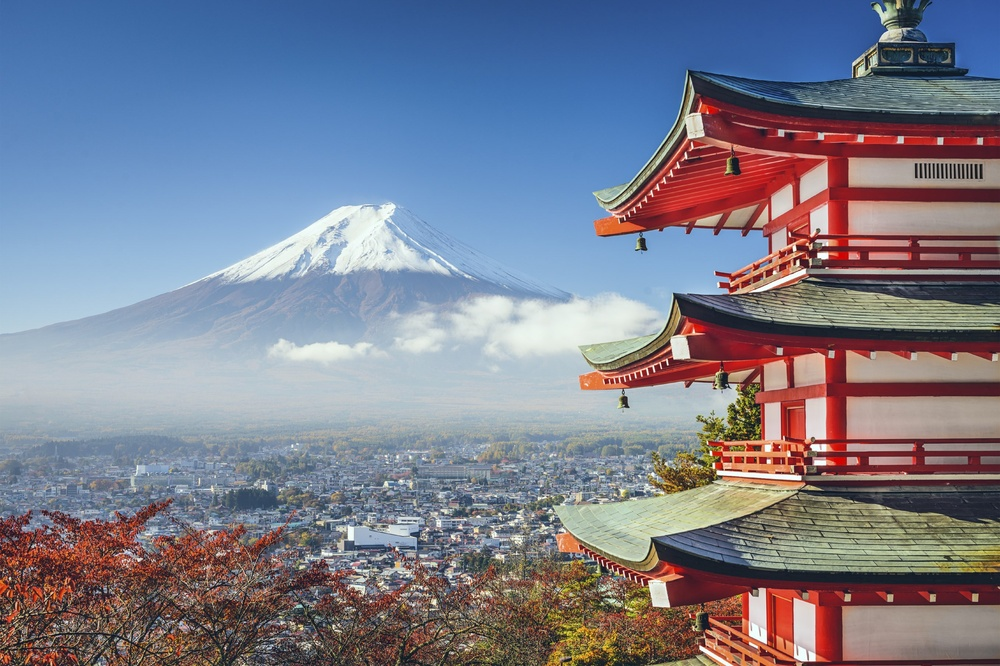
#> input picture Examples/Inputs/Fuji.jpg, 1000 x 666 px, shrunk from 2716 x 1810 before the run
$ python Code_01_01_SVDCompress.py
#> lines starting #> are read from the running program, lines starting #| are printed output that depends on the picture; long printed decimals are rounded
import matplotlib
matplotlib.use('TkAgg')  # Add this line before importing pyplot

from matplotlib.image import imread
import numpy as np
import matplotlib.pyplot as plt
import os

filedir = os.path.dirname(os.path.abspath(__file__))
A = imread(filedir + '/Inputs/Fuji.jpg')
#> A is the input picture: shape (666, 1000, 3); mean R, G, B 123.3, 126, 141.7
X = np.mean(A, -1)
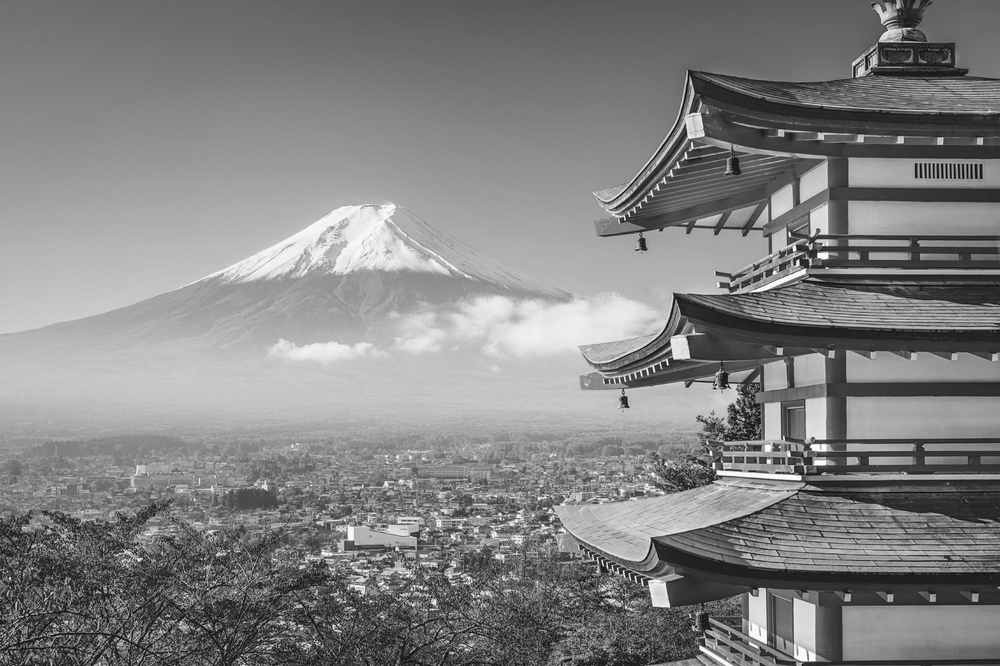
#> X: shape (666, 1000) float64; min 1.67, max 255, mean 130.3

plt.figure(figsize=(10, 8),)
img = plt.imshow(X, cmap='gray')
plt.axis('off')
plt.title('Grayscale Image of Mount Fuji')
plt.tight_layout()

# Create a figure with subplots for images and error plot
fig, axs = plt.subplots(4, 3, figsize=(20, 12))
fig.suptitle('Image Compression with SVD', fontsize=16)

# Flatten the axes for easier indexing
axs = axs.flatten()

errors = []

# Compress the image with different numbers of singular values
r_values = (np.logspace(0, 2, num=10))  # Log scale from 1% to 100%
for i, r in enumerate(r_values):
    print(f'Compressing with {r:.2f}% of the singular values')
    U, S, V = np.linalg.svd(X, full_matrices=False)
    r_actual = int(r * len(S) / 100)  # Convert percentage to actual number of singular values
    Xapprox = U[:, :r_actual] @ np.diag(S[:r_actual]) @ V[:r_actual, :]

    # Plot the compressed image
    axs[i].imshow(Xapprox, cmap='gray')
    axs[i].axis('off')
    axs[i].set_title(f'r={r:.2f}%')

    # Calculate and store the error
    error = np.linalg.norm(X - Xapprox, 'fro') / np.linalg.norm(X, 'fro')
    errors.append(error)
    print(f'Error: {error}')
#> this loop made 10 passes
#> (r_actual, error) on passes 1 to 10: (6, 0.18), (11, 0.159), (18, 0.142), (30, 0.126), (51, 0.106), (86, 0.0843), (143, 0.06), (239, 0.0342), (399, 0.012), (666, 3.12e-15)
#| Error: 0.18
#| Error: 0.1588
#| Error: 0.1425
#| Error: 0.1256
#| Error: 0.1061
#| Error: 0.08426
#| Error: 0.05999
#| Error: 0.03419
#> (further printed lines are left out)
#> pass 1, `U, S, V = np.linalg.svd(X, full_matrices=False)`:
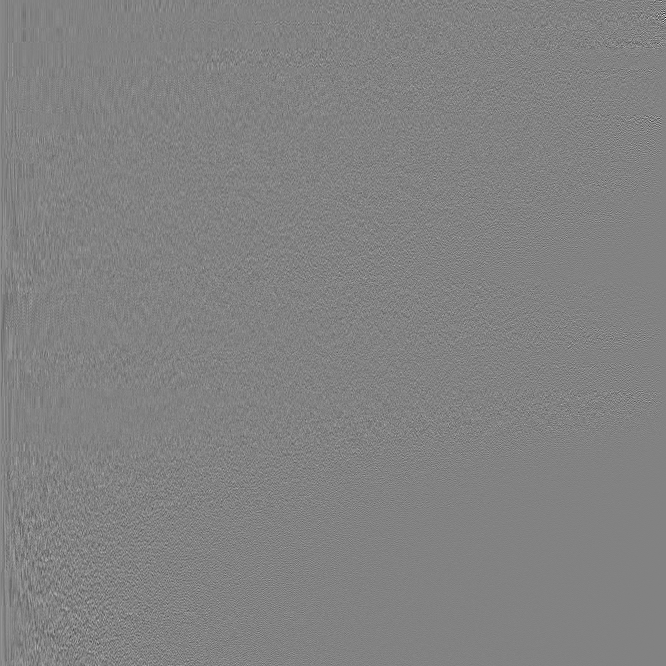
#> U: shape (666, 666) float64; min -0.59, max 0.563, mean 8.04e-05; drawn with min black and max white
#> pass 1, `U, S, V = np.linalg.svd(X, full_matrices=False)`:
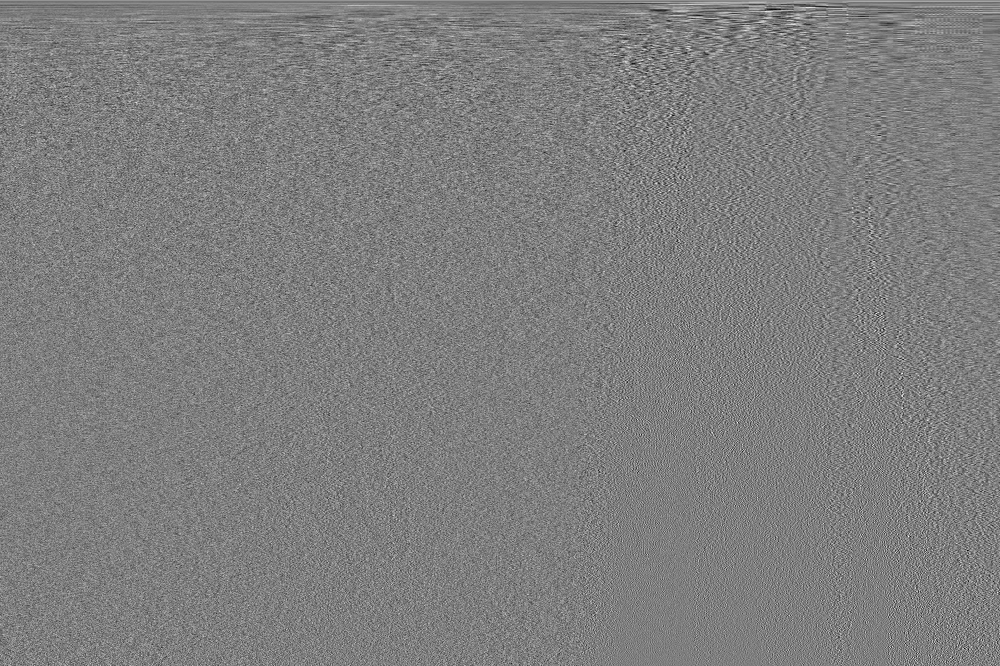
#> V: shape (666, 1000) float64; min -0.196, max 0.198, mean 6e-05; drawn with min black and max white
#> pass 1, `Xapprox = U[:, :r_actual] @ np.diag(S[:r_actual]) @ V[:r_actual, :]`:
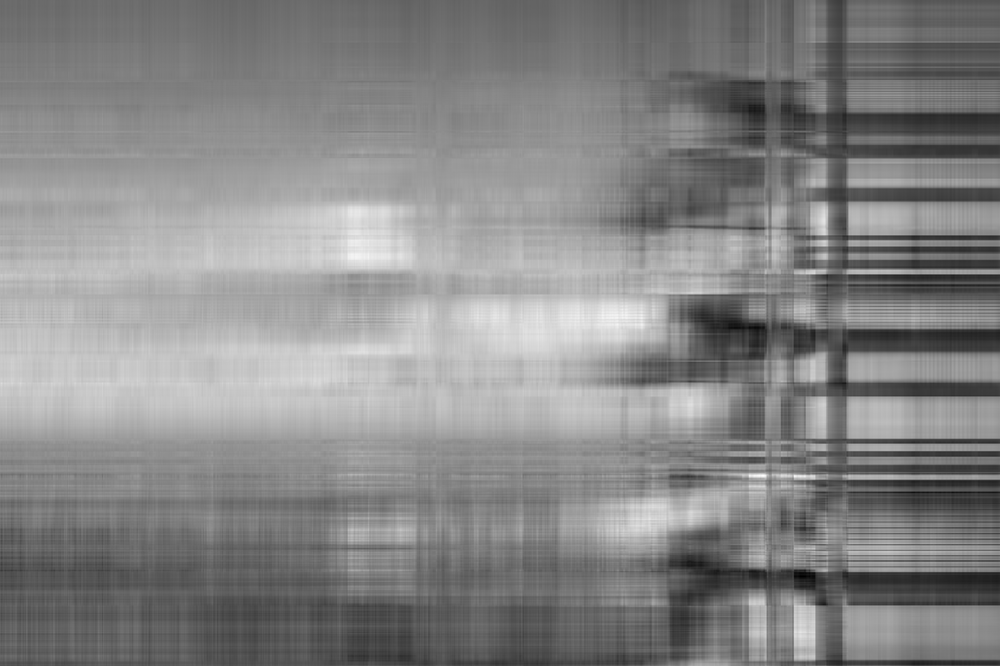
#> Xapprox: shape (666, 1000) float64; min -14.12, max 260.3, mean 130.3; drawn with min black and max white
#> pass 2, `Xapprox = U[:, :r_actual] @ np.diag(S[:r_actual]) @ V[:r_actual, :]`:
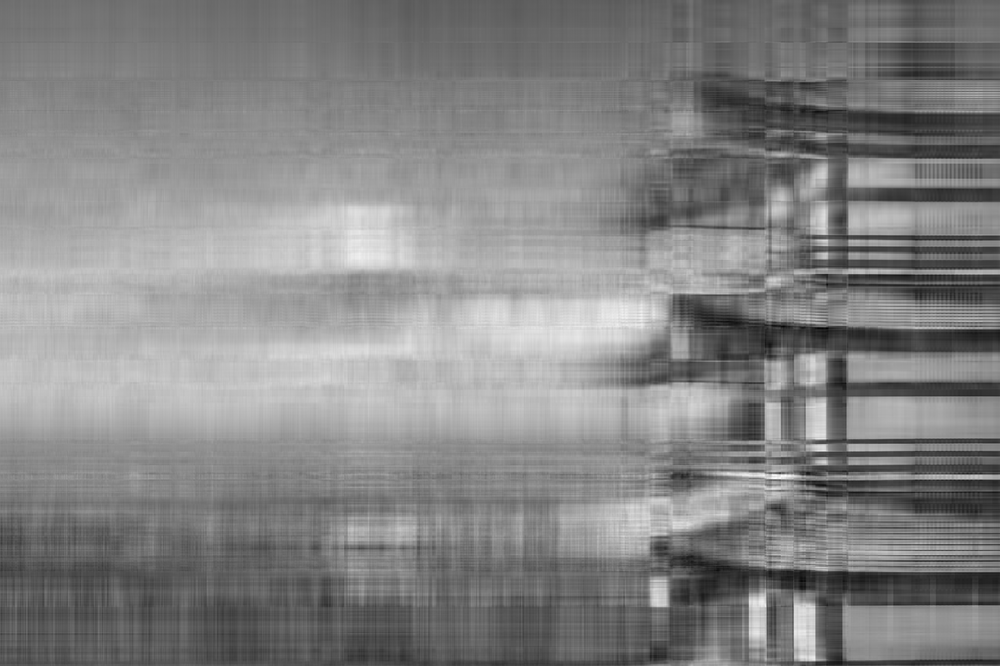
#> Xapprox: shape (666, 1000) float64; min -16.67, max 267.1, mean 130.3; drawn with min black and max white
#> after the loop, errors = [0.18, 0.159, 0.142, 0.126, 0.106, 0.0843, 0.06, 0.0342, 0.012, 3.12e-15]

# Plot the error
ax_error = axs[-2]  # Use the second to last subplot for the error plot with log scale
ax_error.semilogx(r_values, errors, 'bo-')
ax_error.set_xlabel('% Singular Values')
ax_error.set_ylabel('Error')
ax_error.set_title('Compression Error (Log Scale)')

# Add linear axis plot
ax_linear = axs[-1]  # Use the last subplot for the error plot with linear scale
ax_linear.plot(r_values, errors, 'ro-')
ax_linear.set_xlabel('% Singular Values')
ax_linear.set_ylabel('Error')
ax_linear.set_title('Compression Error (Linear Scale)')

plt.tight_layout()
plt.show()
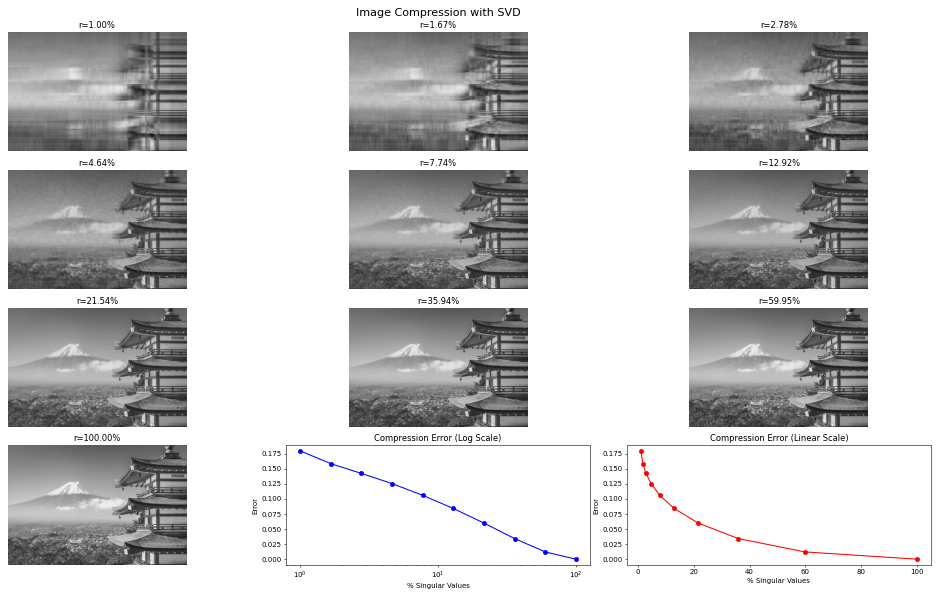
#> figure drawn by matplotlib, 12 panels; panel 11: curve peaks at x = 1, y = 0.18; panel 12: curve peaks at x = 1, y = 0.18
